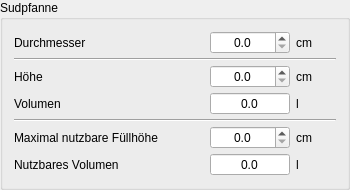
          <widget class="QGroupBox" name="groupBox_19">
           <property name="sizePolicy">
            <sizepolicy hsizetype="Preferred" vsizetype="Fixed">
             <horstretch>0</horstretch>
             <verstretch>0</verstretch>
            </sizepolicy>
           </property>
           <property name="title">
            <string>Sudpfanne</string>
           </property>
           <layout class="QGridLayout" name="gridLayout_7">
            <property name="verticalSpacing">
             <number>4</number>
            </property>
            <item row="0" column="3">
             <widget class="QLabel" name="label_5">
              <property name="minimumSize">
               <size>
                <width>40</width>
                <height>0</height>
               </size>
              </property>
              <property name="text">
               <string>cm</string>
              </property>
             </widget>
            </item>
            <item row="3" column="2">
             <widget class="DoubleSpinBox" name="tbSudpfanneVolumen">
              <property name="toolTip">
               <string>&lt;html&gt;&lt;head/&gt;&lt;body&gt;&lt;p&gt;Hier gibt der Kleine Brauhelfer das &lt;span style=&quot; font-weight:600;&quot;&gt;Volumen&lt;/span&gt; der &lt;span style=&quot; font-weight:600;&quot;&gt;Sudpfanne&lt;/span&gt; an. &lt;/p&gt;&lt;p&gt;&lt;span style=&quot; font-weight:600; color:#fc0107;&quot;&gt;Achtung:&lt;/span&gt; Das Volumen ist nicht gleichzusetzen mit der größtmöglichen Würzemenge. Der Sud dehnt sich bein Kochen aus, Schaum entsteht.&lt;/p&gt;&lt;p&gt;Die Volumenangabe ist eine wichtige Kenngröße im &lt;span style=&quot; font-weight:600;&quot;&gt;Tab Rezept&lt;/span&gt; zur Gussberechnung und um ein Überlaufen des Sudes zu verhindern. Ein rot hinterlegtes Feld warnt in diesem Fall vor einem zu großen Kochvolumen.&lt;/p&gt;&lt;/body&gt;&lt;/html&gt;</string>
              </property>
              <property name="alignment">
               <set>Qt::AlignCenter</set>
              </property>
              <property name="readOnly">
               <bool>true</bool>
              </property>
              <property name="buttonSymbols">
               <enum>QAbstractSpinBox::NoButtons</enum>
              </property>
              <property name="decimals">
               <number>1</number>
              </property>
              <property name="maximum">
               <double>9999.000000000000000</double>
              </property>
              <property name="singleStep">
               <double>0.100000000000000</double>
              </property>
             </widget>
            </item>
            <item row="2" column="0">
             <widget class="QLabel" name="label_IST_SHA_8">
              <property name="text">
               <string>Höhe</string>
              </property>
             </widget>
            </item>
            <item row="2" column="3">
             <widget class="QLabel" name="label_14">
              <property name="text">
               <string>cm</string>
              </property>
             </widget>
            </item>
            <item row="6" column="0">
             <widget class="QLabel" name="label_IST_SHA_12">
              <property name="text">
               <string>Nutzbares Volumen</string>
              </property>
             </widget>
            </item>
            <item row="5" column="2">
             <widget class="DoubleSpinBox" name="tbSudpfanneMaxFuellhoehe">
              <property name="toolTip">
               <string>&lt;html&gt;&lt;head/&gt;&lt;body&gt;&lt;p&gt;Die &lt;span style=&quot; font-weight:600;&quot;&gt;maximal nutzbare Füllhöhe&lt;/span&gt; definiert letztlich die zu erzielende Biermenge bei festgelegter Stammwürze.&lt;/p&gt;&lt;p&gt;So die &lt;span style=&quot; font-weight:600;&quot;&gt;Sudpfanne&lt;/span&gt; plan steht, ist man mit 5 Zentimetern bei 100°C unterhalb der Pfannenoberkante in einem sicheren Bereich.&lt;/p&gt;&lt;p&gt;Hopfen schäumt beim Würzebruch. Hopfendolden noch mehr. Ausgehend von den individuellen Gegebenheiten sollte man bei der Größe der Sudpfanne anfangs konservativ vorgehen und einen genügend großen Puffer einrechnen. Dies vermeidet unliebsame Überraschungen und Putzaktionen. Der exakte Wert ist individuell von der Anlage abhängig.&lt;/p&gt;&lt;/body&gt;&lt;/html&gt;</string>
              </property>
              <property name="alignment">
               <set>Qt::AlignCenter</set>
              </property>
              <property name="readOnly">
               <bool>false</bool>
              </property>
              <property name="buttonSymbols">
               <enum>QAbstractSpinBox::UpDownArrows</enum>
              </property>
              <property name="decimals">
               <number>1</number>
              </property>
              <property name="maximum">
               <double>999.000000000000000</double>
              </property>
              <property name="singleStep">
               <double>0.100000000000000</double>
              </property>
             </widget>
            </item>
            <item row="3" column="0">
             <widget class="QLabel" name="label_IST_SHA_10">
              <property name="text">
               <string>Volumen</string>
              </property>
             </widget>
            </item>
            <item row="0" column="0">
             <widget class="QLabel" name="label_IST_SHA_9">
              <property name="text">
               <string>Durchmesser</string>
              </property>
             </widget>
            </item>
            <item row="2" column="2">
             <widget class="DoubleSpinBox" name="tbSudpfanneHoehe">
              <property name="toolTip">
               <string>&lt;html&gt;&lt;head/&gt;&lt;body&gt;&lt;p&gt;Hier wird der &lt;span style=&quot; font-weight:600;&quot;&gt;Höhe&lt;/span&gt; der Sudpfanne zur &lt;span style=&quot; font-weight:600;&quot;&gt;Volumenberechnung&lt;/span&gt; angegeben.&lt;/p&gt;&lt;p&gt;Bei Bodenunebenheiten sollte die anteilmäßig größte Fläche für eine möglichst korrekte Messung gewählt werden.&lt;/p&gt;&lt;p&gt;Die Volumenangabe ist eine wichtige Kenngröße im &lt;span style=&quot; font-weight:600;&quot;&gt;Tab Rezept&lt;/span&gt; zur Gussberechnung und um einen überlaufenden Sud zu verhindern. Ein rot hinterlegtes Feld warnt in diesem Fall vor einem zu großen Kochvolumen.&lt;/p&gt;&lt;/body&gt;&lt;/html&gt;</string>
              </property>
              <property name="alignment">
               <set>Qt::AlignCenter</set>
              </property>
              <property name="readOnly">
               <bool>false</bool>
              </property>
              <property name="buttonSymbols">
               <enum>QAbstractSpinBox::UpDownArrows</enum>
              </property>
              <property name="decimals">
               <number>1</number>
              </property>
              <property name="maximum">
               <double>999.000000000000000</double>
              </property>
              <property name="singleStep">
               <double>0.100000000000000</double>
              </property>
             </widget>
            </item>
            <item row="5" column="0">
             <widget class="QLabel" name="label_IST_SHA_11">
              <property name="text">
               <string>Maximal nutzbare Füllhöhe</string>
              </property>
             </widget>
            </item>
            <item row="0" column="1">
             <spacer name="horizontalSpacer_86">
              <property name="orientation">
               <enum>Qt::Horizontal</enum>
              </property>
              <property name="sizeHint" stdset="0">
               <size>
                <width>40</width>
                <height>20</height>
               </size>
              </property>
             </spacer>
            </item>
            <item row="5" column="3">
             <widget class="QLabel" name="label_15">
              <property name="text">
               <string>cm</string>
              </property>
             </widget>
            </item>
            <item row="6" column="3">
             <widget class="QLabel" name="label_17">
              <property name="text">
               <string>l</string>
              </property>
             </widget>
            </item>
            <item row="0" column="2">
             <widget class="DoubleSpinBox" name="tbSudpfanneDurchmesser">
              <property name="minimumSize">
               <size>
                <width>80</width>
                <height>0</height>
               </size>
              </property>
              <property name="toolTip">
               <string>&lt;html&gt;&lt;head/&gt;&lt;body&gt;&lt;p&gt;Hier wird der &lt;span style=&quot; font-weight:600;&quot;&gt;Durchmesser&lt;/span&gt; des Sudpfanne zur &lt;span style=&quot; font-weight:600;&quot;&gt;Volumenberechnung&lt;/span&gt; angegeben.&lt;/p&gt;&lt;p&gt;Für eine korrekte Berechnung sollte der Kessel &lt;span style=&quot; font-weight:600;&quot;&gt;zylindrisch&lt;/span&gt; sein.&lt;/p&gt;&lt;p&gt;Die Volumenangabe ist eine wichtige Kenngröße im &lt;span style=&quot; font-weight:600;&quot;&gt;Tab Rezept&lt;/span&gt; zur Gussberechnung  und um einen überlaufenden Sud zu verhindern. Ein rot hinterlegtes Feld warnt in diesem Fall vor einem zu großen Kochvolumen.&lt;/p&gt;&lt;/body&gt;&lt;/html&gt;</string>
              </property>
              <property name="alignment">
               <set>Qt::AlignCenter</set>
              </property>
              <property name="readOnly">
               <bool>false</bool>
              </property>
              <property name="buttonSymbols">
               <enum>QAbstractSpinBox::UpDownArrows</enum>
              </property>
              <property name="decimals">
               <number>1</number>
              </property>
              <property name="maximum">
               <double>999.000000000000000</double>
              </property>
              <property name="singleStep">
               <double>0.100000000000000</double>
              </property>
             </widget>
            </item>
            <item row="3" column="3">
             <widget class="QLabel" name="label_16">
              <property name="text">
               <string>l</string>
              </property>
             </widget>
            </item>
            <item row="6" column="2">
             <widget class="DoubleSpinBox" name="tbSudpfanneMaxNutzvolumen">
              <property name="toolTip">
               <string>&lt;html&gt;&lt;head/&gt;&lt;body&gt;&lt;p&gt;Ausgehend von der maximal nutzbaren Füllhöhe, definiert der Kleine Brauhelfer hier das &lt;span style=&quot; font-weight:600;&quot;&gt;nutzbare Volumen&lt;/span&gt; der Sudpfanne.&lt;/p&gt;&lt;/body&gt;&lt;/html&gt;</string>
              </property>
              <property name="alignment">
               <set>Qt::AlignCenter</set>
              </property>
              <property name="readOnly">
               <bool>true</bool>
              </property>
              <property name="buttonSymbols">
               <enum>QAbstractSpinBox::NoButtons</enum>
              </property>
              <property name="decimals">
               <number>1</number>
              </property>
              <property name="maximum">
               <double>9999.000000000000000</double>
              </property>
              <property name="singleStep">
               <double>0.100000000000000</double>
              </property>
             </widget>
            </item>
            <item row="1" column="0" colspan="4">
             <widget class="Line" name="line_3">
              <property name="orientation">
               <enum>Qt::Horizontal</enum>
              </property>
             </widget>
            </item>
            <item row="4" column="0" colspan="4">
             <widget class="Line" name="line_14">
              <property name="orientation">
               <enum>Qt::Horizontal</enum>
              </property>
             </widget>
            </item>
           </layout>
          </widget>
